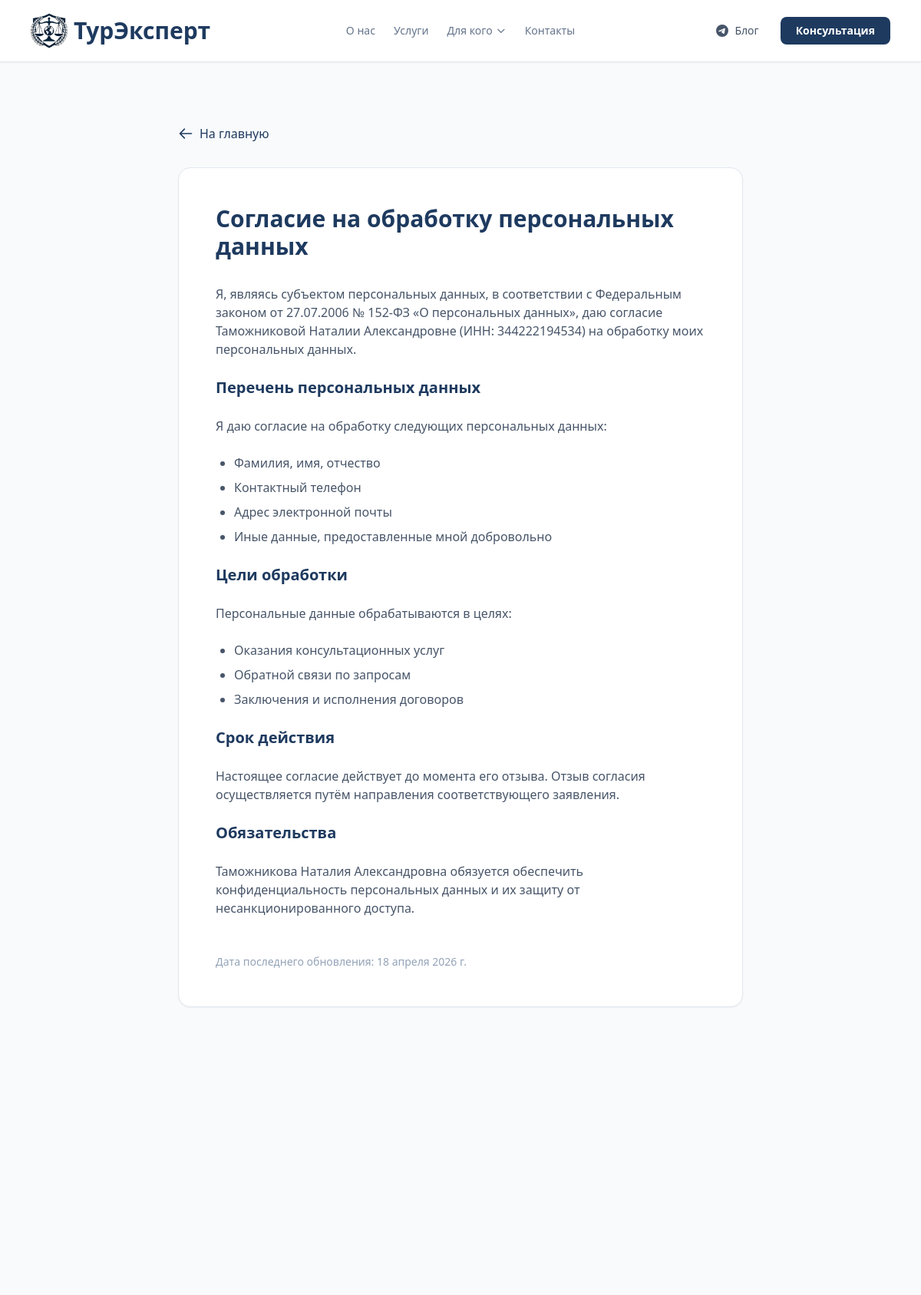
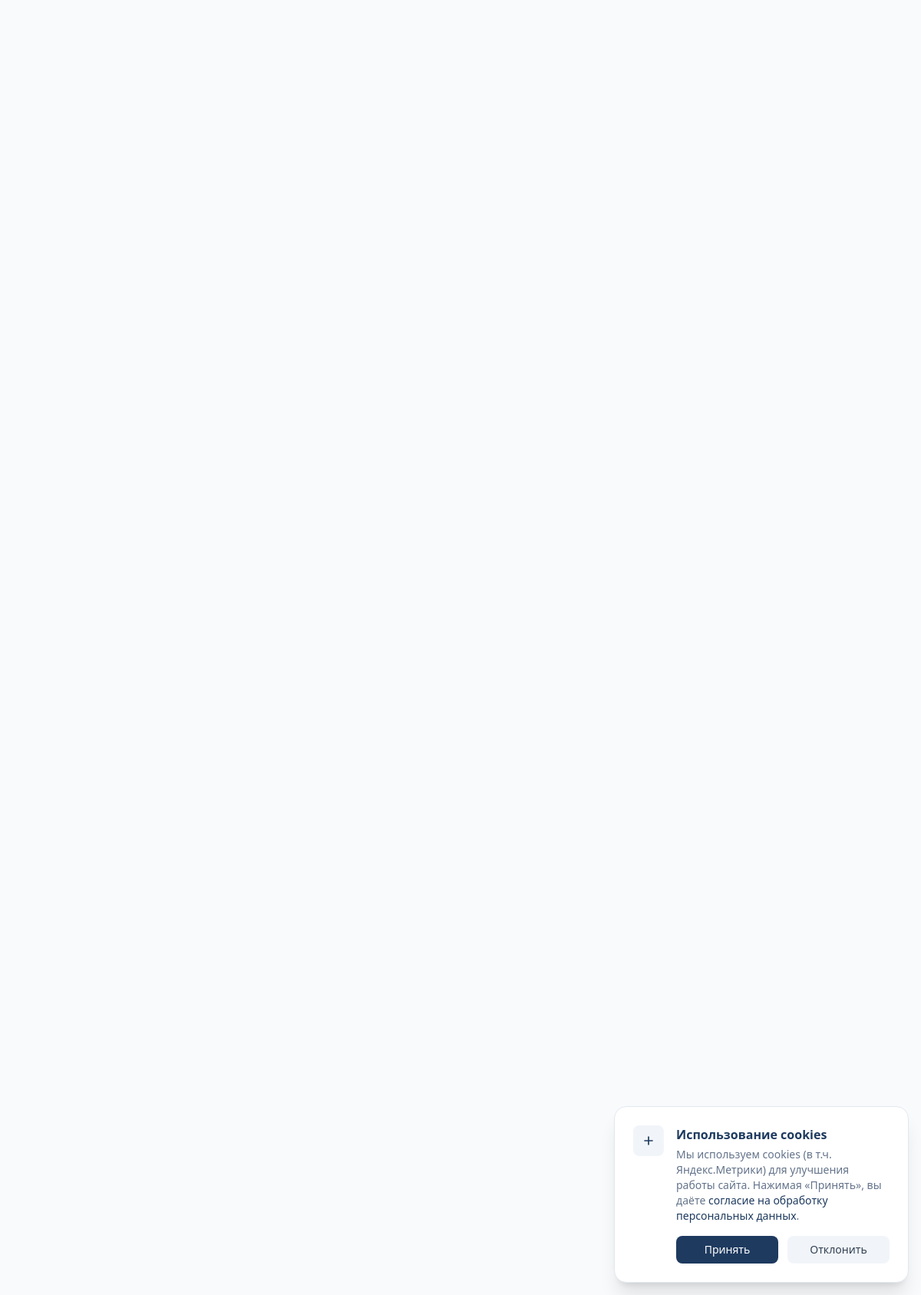
Page /consent/ on the committed database (2 pictures, top to bottom).
### core/models.py (models this page shows, shortened)
class DocumentPage(models.Model):
    DOC_SLUGS = (
        ('offer',   'Договор оферты'),
        ('privacy', 'Политика конфиденциальности'),
        ('consent', 'Согласие на обработку данных'),
        ('terms',   'Пользовательское соглашение'),
    )
    slug = models.CharField("Тип документа", max_length=20, choices=DOC_SLUGS, unique=True)
    title = models.CharField("Заголовок", max_length=200)
    content = models.TextField("Содержимое (HTML)")
    class Meta:
        verbose_name = "Страница документа"
        verbose_name_plural = "Страницы документов"

### core/views.py (the view)
# urls.py: path('consent/', views.consent, name='consent'),
def consent(request):
    doc = get_object_or_404(DocumentPage, slug='consent')
    return render(request, 'core/doc.html', {'doc': doc})

### core/templates/core/doc.html (shortened to what this page needs)
{% extends 'base.html' %}
{% block content %}
<section class="min-h-screen bg-slate-50 py-24">
    <div class="max-w-3xl mx-auto px-4">
        <a href="{% url 'index' %}" class="inline-flex items-center text-[#1e3a5f] hover:underline mb-8">
            <svg class="w-5 h-5 mr-2" fill="none" stroke="currentColor" viewBox="0 0 24 24">
                <path stroke-linecap="round" stroke-linejoin="round" stroke-width="2" d="M10 19l-7-7m0 0l7-7m-7 7h18"/>
            </svg>
            На главную
        </a>
        <div class="bg-white rounded-2xl p-8 md:p-12 shadow-sm border border-slate-200">
            <h1 class="text-3xl font-bold text-[#1e3a5f] mb-8">{{ doc.title }}</h1>
            <div class="prose prose-slate max-w-none text-slate-600 space-y-6">
                {{ doc.content|safe }}
            </div>
        </div>
    </div>
</section>
{% endblock %}

### theme/templates/base.html (style rules this page uses)
html { scroll-behavior: smooth; scroll-padding-top: 80px; }
* { -webkit-font-smoothing: antialiased; -moz-osx-font-smoothing: grayscale; }
body { box-shadow: inset 0 0 100px rgba(0,0,0,0.03); }
.rounded-2xl { border-radius: 17px; }

### rows in the picture
DocumentPage: title "Согласие на обработку персональных данных", content "Я, являясь субъектом персональных данных, в соответствии с Федеральным законом от 27.07.2006 № 152-ФЗ «О персональных данных», даю согласие Таможниковой Наталии Александровне (ИНН: 344222194534) на обработку моих персональных данных. Перечень персональных данных Я даю согласие на обработку следующих персональных данных: Фамилия, имя, отчество Контактный телефон Адрес электронной почты Иные данные, предоставленные мной добровольно Цели обработки Персональные данные обрабатываются в целях: Оказания консультационных услуг Обратной связи по запросам Заключения и исполнения договоров Срок действия Настоящее согласие действует до момента его отзыва. Отзыв согласия осуществляется путём направления…"
